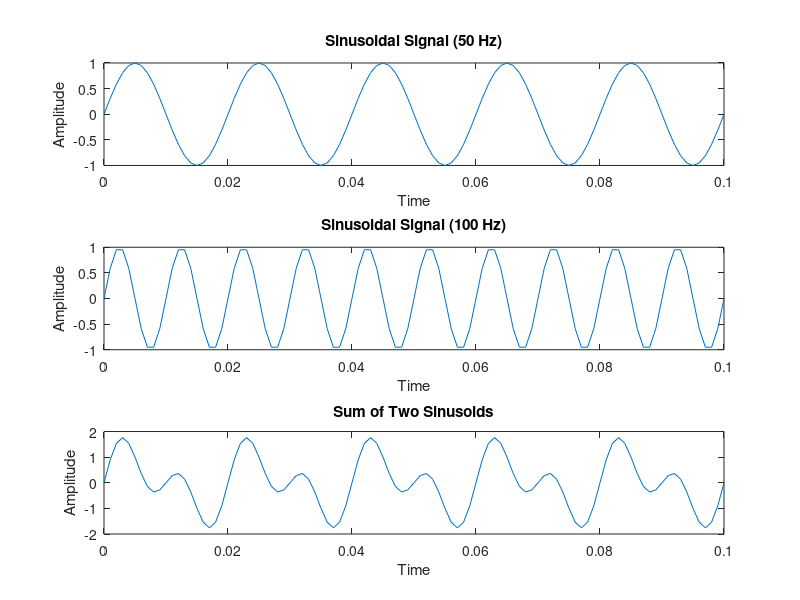

This chart was generated by the following MATLAB code:
clc;
clear all;
close all;

t = 0:0.001:0.1;

f1 = 50;
y1 = sin(2*pi*f1*t);

figure;
subplot(3,1,1);
plot(t, y1);
title('Sinusoidal Signal (50 Hz)');
xlabel('Time');
ylabel('Amplitude');

f2 = 100;
y2 = sin(2*pi*f2*t);

subplot(3,1,2);
plot(t, y2);
title('Sinusoidal Signal (100 Hz)');
xlabel('Time');
ylabel('Amplitude');

y = y1 + y2;

subplot(3,1,3);
plot(t, y);
title('Sum of Two Sinusoids');
xlabel('Time');
ylabel('Amplitude');
